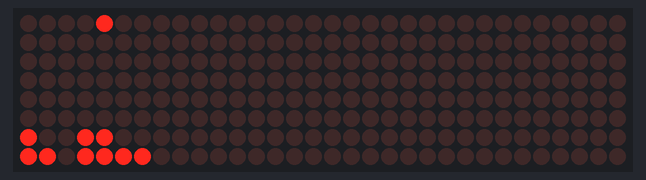
Recording of a sketch running on a simulated Arduino Uno, built with avr-gcc and run on an emulated ATmega328P. Shown: 32×8 LED matrix.

Above: at 0.1 s.
At 0.6 s:
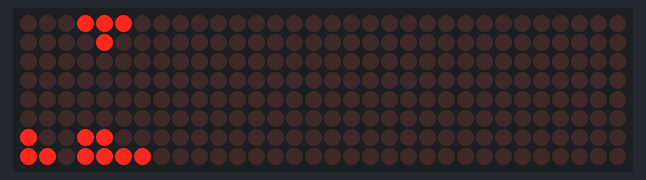
At 1.6 s:
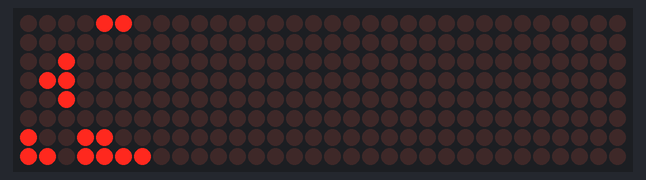
At 2.6 s:
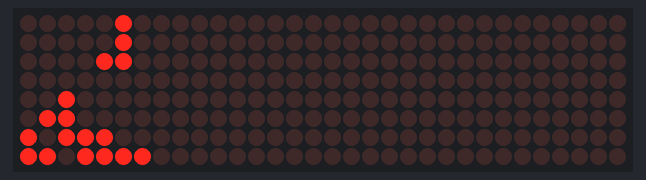
At 3.6 s:
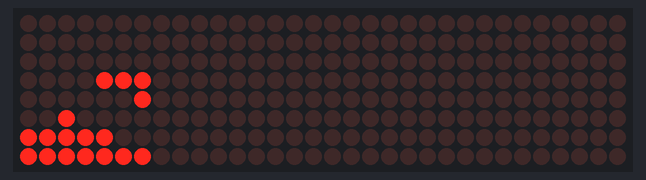
At 39.0 s:
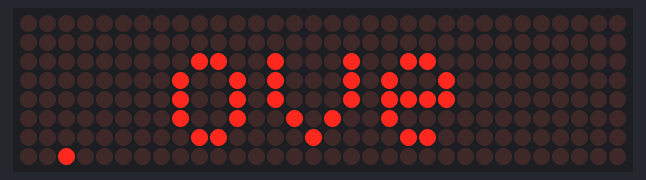

The sketch:

work1.ino
```cpp
#include <MaxMatrix.h>
#include <avr /pgmspace.h>

const unsigned char CH1[] = {
  8, 8, B11000000, B10000000, B00000000, B11000000, B11000001, B10000000, B10000000, B00000000 // 1
};
const unsigned char CH2[] = {
  8, 8, B11000000, B10000000, B00000000, B11000001, B11000011, B10000001, B10000000, B00000000 // 2
};
const unsigned char CH3[] = {
  8, 8, B11000000, B10000000, B00000010, B11000110, B11000010, B10000000, B10000000, B00000000 // 3
};
const unsigned char CH4[] = {
  8, 8, B11000000, B10001000, B00011100, B11000000, B11000001, B10000001, B10000000, B00000000 // 4
};
const unsigned char CH5[] = {
  8, 8, B11000000, B10010000, B00111000, B11000000, B11000010, B10000011, B10000000, B00000000 // 5
};
const unsigned char CH6[] = {
  8, 8, B11000000, B10100000, B01110000, B11000000, B11000100, B10000111, B10000000, B00000000 // 6
};
const unsigned char CH7[] = {
  8, 8, B11000000, B11000000, B11100000, B11000000, B11000100, B10000100, B10001100, B00000000 // 7
};
const unsigned char CH8[] = {
  8, 8, B11000000, B11000000, B11100000, B11000000, B11001000, B10001000, B10011000, B00000000 // 8
};
const unsigned char CH9[] = {
  8, 8, B11000000, B11000000, B11100000, B11000000, B11000000, B10010000, B10010000, B00110000 // 9
};
const unsigned char CH10[] = {
  8, 8, B11000000, B11000000, B11100000, B11000000, B11000000, B11000000, B11000000, B11000000 // 10
};
const unsigned char CHx1[] = {
  8, 8, B11000000, B11000000, B11100000, B11000000, B11000000, B11000000, B11000000, B11000000 // x1
};
const unsigned char CHx2[] = {
  8, 8, B00000000, B00000000, B00100000, B00000000, B00000000, B00000000, B00000000, B00000000 // x2
};
const unsigned char CHl2[] = {
  8, 8, B00000000, B00000000, B01000000, B00000000, B00000000, B00000000, B00000000, B00000000 // l2
};
const unsigned char CHl1[] = {
  8, 8, B00000000, B00000000, B10000000, B00000000, B00000000, B00000000, B00000000, B00000000 // l1
};

PROGMEM const unsigned char CH[] = {
3, 8, B0000000, B0000000, B0000000, B0000000, B0000000, // space
1, 8, B1011111, B0000000, B0000000, B0000000, B0000000, // !
3, 8, B0000011, B0000000, B0000011, B0000000, B0000000, // "
5, 8, B0010100, B0111110, B0010100, B0111110, B0010100, // #
4, 8, B0100100, B1101010, B0101011, B0010010, B0000000, // $
5, 8, B1100011, B0010011, B0001000, B1100100, B1100011, // %
5, 8, B0110110, B1001001, B1010110, B0100000, B1010000, // &
1, 8, B0000011, B0000000, B0000000, B0000000, B0000000, // '
3, 8, B0011100, B0100010, B1000001, B0000000, B0000000, // (
3, 8, B1000001, B0100010, B0011100, B0000000, B0000000, // )
5, 8, B0101000, B0011000, B0001110, B0011000, B0101000, // *
5, 8, B0001000, B0001000, B0111110, B0001000, B0001000, // +
2, 8, B10110000, B1110000, B0000000, B0000000, B0000000, // ,
4, 8, B0001000, B0001000, B0001000, B0001000, B0000000, // -
2, 8, B1100000, B1100000, B0000000, B0000000, B0000000, // .
4, 8, B1100000, B0011000, B0000110, B0000001, B0000000, // /
4, 8, B0111110, B1000001, B1000001, B0111110, B0000000, // 0
3, 8, B1000010, B1111111, B1000000, B0000000, B0000000, // 1
4, 8, B1100010, B1010001, B1001001, B1000110, B0000000, // 2
4, 8, B0100010, B1000001, B1001001, B0110110, B0000000, // 3
4, 8, B0011000, B0010100, B0010010, B1111111, B0000000, // 4
4, 8, B0100111, B1000101, B1000101, B0111001, B0000000, // 5
4, 8, B0111110, B1001001, B1001001, B0110000, B0000000, // 6
4, 8, B1100001, B0010001, B0001001, B0000111, B0000000, // 7
4, 8, B0110110, B1001001, B1001001, B0110110, B0000000, // 8
4, 8, B0000110, B1001001, B1001001, B0111110, B0000000, // 9
2, 8, B01010000, B0000000, B0000000, B0000000, B0000000, // :
2, 8, B10000000, B01010000, B0000000, B0000000, B0000000, // ;
3, 8, B0010000, B0101000, B1000100, B0000000, B0000000, // <
3, 8, B0010100, B0010100, B0010100, B0000000, B0000000, // =
3, 8, B1000100, B0101000, B0010000, B0000000, B0000000, // >
4, 8, B0000010, B1011001, B0001001, B0000110, B0000000, // ?
5, 8, B0111110, B1001001, B1010101, B1011101, B0001110, // @
4, 8, B1111110, B0010001, B0010001, B1111110, B0000000, // A
4, 8, B1111111, B1001001, B1001001, B0110110, B0000000, // B
4, 8, B0111110, B1000001, B1000001, B0100010, B0000000, // C
4, 8, B1111111, B1000001, B1000001, B0111110, B0000000, // D
4, 8, B1111111, B1001001, B1001001, B1000001, B0000000, // E
4, 8, B1111111, B0001001, B0001001, B0000001, B0000000, // F
4, 8, B0111110, B1000001, B1001001, B1111010, B0000000, // G
4, 8, B1111111, B0001000, B0001000, B1111111, B0000000, // H
3, 8, B1000001, B1111111, B1000001, B0000000, B0000000, // I
4, 8, B0110000, B1000000, B1000001, B0111111, B0000000, // J
4, 8, B1111111, B0001000, B0010100, B1100011, B0000000, // K
4, 8, B1111111, B1000000, B1000000, B1000000, B0000000, // L
5, 8, B1111111, B0000010, B0001100, B0000010, B1111111, // M
5, 8, B1111111, B0000100, B0001000, B0010000, B1111111, // N
4, 8, B0111110, B1000001, B1000001, B0111110, B0000000, // O
4, 8, B1111111, B0001001, B0001001, B0000110, B0000000, // P
4, 8, B0111110, B1000001, B1000001, B10111110, B0000000, // Q
4, 8, B1111111, B0001001, B0001001, B1110110, B0000000, // R
4, 8, B1000110, B1001001, B1001001, B0110010, B0000000, // S
5, 8, B0000001, B0000001, B1111111, B0000001, B0000001, // T
4, 8, B0111111, B1000000, B1000000, B0111111, B0000000, // U
5, 8, B0001111, B0110000, B1000000, B0110000, B0001111, // V
5, 8, B0111111, B1000000, B0111000, B1000000, B0111111, // W
5, 8, B1100011, B0010100, B0001000, B0010100, B1100011, // X
5, 8, B0000111, B0001000, B1110000, B0001000, B0000111, // Y
4, 8, B1100001, B1010001, B1001001, B1000111, B0000000, // Z
2, 8, B1111111, B1000001, B0000000, B0000000, B0000000, // [
4, 8, B0000001, B0000110, B0011000, B1100000, B0000000, // backslash
2, 8, B1000001, B1111111, B0000000, B0000000, B0000000, // ]
3, 8, B0000010, B0000001, B0000010, B0000000, B0000000, // hat
4, 8, B1000000, B1000000, B1000000, B1000000, B0000000, // _
2, 8, B0000001, B0000010, B0000000, B0000000, B0000000, // `
4, 8, B0100000, B1010100, B1010100, B1111000, B0000000, // a
4, 8, B1111111, B1000100, B1000100, B0111000, B0000000, // b
4, 8, B0111000, B1000100, B1000100, B0101000, B0000000, // c
4, 8, B0111000, B1000100, B1000100, B1111111, B0000000, // d
4, 8, B0111000, B1010100, B1010100, B0011000, B0000000, // e
3, 8, B0000100, B1111110, B0000101, B0000000, B0000000, // f
4, 8, B10011000, B10100100, B10100100, B01111000, B0000000, // g
4, 8, B1111111, B0000100, B0000100, B1111000, B0000000, // h
3, 8, B1000100, B1111101, B1000000, B0000000, B0000000, // i
4, 8, B1000000, B10000000, B10000100, B1111101, B0000000, // j
4, 8, B1111111, B0010000, B0101000, B1000100, B0000000, // k
3, 8, B1000001, B1111111, B1000000, B0000000, B0000000, // l
5, 8, B1111100, B0000100, B1111100, B0000100, B1111000, // m
4, 8, B1111100, B0000100, B0000100, B1111000, B0000000, // n
4, 8, B0111000, B1000100, B1000100, B0111000, B0000000, // o
4, 8, B11111100, B0100100, B0100100, B0011000, B0000000, // p
4, 8, B0011000, B0100100, B0100100, B11111100, B0000000, // q
4, 8, B1111100, B0001000, B0000100, B0000100, B0000000, // r
4, 8, B1001000, B1010100, B1010100, B0100100, B0000000, // s
3, 8, B0000100, B0111111, B1000100, B0000000, B0000000, // t
4, 8, B0111100, B1000000, B1000000, B1111100, B0000000, // u
5, 8, B0011100, B0100000, B1000000, B0100000, B0011100, // v
5, 8, B0111100, B1000000, B0111100, B1000000, B0111100, // w
5, 8, B1000100, B0101000, B0010000, B0101000, B1000100, // x
4, 8, B10011100, B10100000, B10100000, B1111100, B0000000, // y
3, 8, B1100100, B1010100, B1001100, B0000000, B0000000, // z
3, 8, B0001000, B0110110, B1000001, B0000000, B0000000, // {
1, 8, B1111111, B0000000, B0000000, B0000000, B0000000, // |
3, 8, B1000001, B0110110, B0001000, B0000000, B0000000, // }
4, 8, B0001000, B0000100, B0001000, B0000100, B0000000, // ~
};

const unsigned char C1[] = {
  8, 8, B10001000, B01000100, B00100100, B00111101, B00101111, B11001011, B10010000, B00000000, //
};
const unsigned char C2[] = {
  8, 8, B00000000, B11011000, B01100101, B00111111, B11001011, B10010000, B00000000, B00000000, //
};


const byte DATA = 11;
const byte CS= 10;
const byte CLK = 13;
const byte maxInUse = 4;
MaxMatrix m(DATA, CS, CLK, maxInUse);
byte buffer[10];
char msg[] = "You win ! Weiwen.love  ";
int w=0,s=0;

void setup()
{
  m.init();
}

void loop()
{
  if(w==0){
   m.setIntensity(8);
   m.writeSprite(0,0,CH1);
   delay(500);
   m.writeSprite(0,0,CH2);
   delay(500);
   m.writeSprite(0,0,CH3);
   delay(500);
   m.writeSprite(0,0,CH4);
   delay(500);
   m.writeSprite(0,0,CH5);
   delay(500);
   m.writeSprite(0,0,CH6);
   delay(500);
   m.writeSprite(0,0,CH7);
   delay(500);
   m.writeSprite(0,0,CH8);
   delay(500);
   m.writeSprite(0,0,CH9);
   delay(400);
   m.writeSprite(0,0,CH10);
   delay(200);
   m.writeSprite(0,0,CHx1);
   delay(200);
   m.setIntensity(1);
   m.writeSprite(0,0,CHx2);
   delay(200);
   m.writeSprite(0,0,CHx1);
   delay(200);
   m.writeSprite(0,0,CHx2);
   delay(200);
   m.writeSprite(0,0,CHx1);
   delay(200);
   m.setIntensity(8);
   m.writeSprite(0,0,CHl2);
   delay(100);
   m.writeSprite(0,0,CHl1);
   delay(500);
   w=1;
  }
  else if(w==1){
    for(int j=0; j<=1; j++){
   printStringWithShift(msg, 100);
   //delay(200);
    }
    w=2;
  }
  else if(w==2){
    for(int n=0; n<=10; n++){
    m.writeSprite(0,0,C1);
    delay(200);
    m.writeSprite(0,0,C2);
    delay(200);
    }
    w=0;
  }
}

void printStringWithShift(char* s, int shift_speed)
{
  while (*s != 0)
  {
    printCharWithShift(*s, shift_speed);
    s++;
  }
}

void printCharWithShift(char c, int shift_speed)
{
  if (c < 32) return;
  c -= 32;
  memcpy_P(buffer, CH + 7*c, 7);
  m.writeSprite(32, 0, buffer);
  if(s==0){
  m.setIntensity(s);
  s=10;
  }else if(s==10){
  m.setIntensity(s);
  s=0;
  }
  m.setColumn(32 + buffer[0], 0);
  for (int i=0; i<buffer[0]+1; i++)
  {
    delay(shift_speed);
    m.shiftLeft(false, false);
  }
}
```

Measured:
- what the display in image 1 shows lasts 0.5 s, from 0.5 s to 1.0 s
